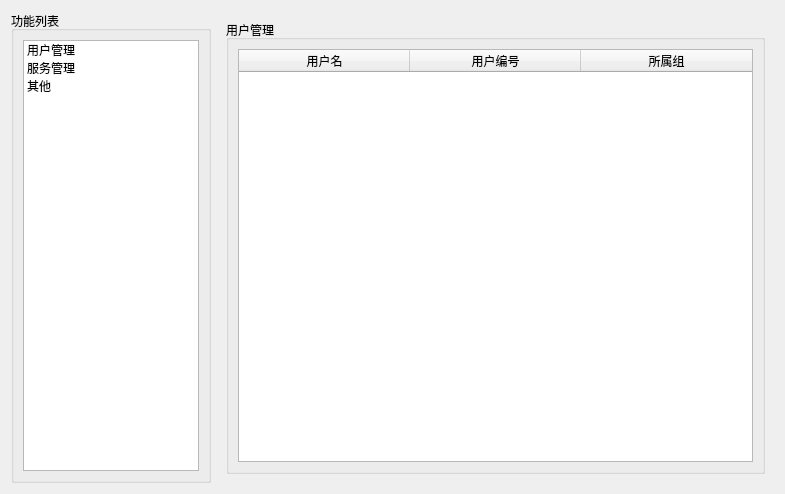
<?xml version="1.0" encoding="UTF-8"?>
<ui version="4.0">
 <class>TabSysPage</class>
 <widget class="QWidget" name="TabSysPage">
  <property name="geometry">
   <rect>
    <x>0</x>
    <y>0</y>
    <width>785</width>
    <height>494</height>
   </rect>
  </property>
  <property name="windowTitle">
   <string>Form</string>
  </property>
  <layout class="QGridLayout" name="gridLayout_4">
   <item row="0" column="0">
    <widget class="QGroupBox" name="groupBox_2">
     <property name="minimumSize">
      <size>
       <width>200</width>
       <height>0</height>
      </size>
     </property>
     <property name="maximumSize">
      <size>
       <width>200</width>
       <height>16777215</height>
      </size>
     </property>
     <property name="title">
      <string>功能列表</string>
     </property>
     <layout class="QGridLayout" name="gridLayout">
      <item row="0" column="0">
       <widget class="QListWidget" name="listWidget">
        <property name="minimumSize">
         <size>
          <width>0</width>
          <height>0</height>
         </size>
        </property>
        <property name="maximumSize">
         <size>
          <width>16777215</width>
          <height>16777215</height>
         </size>
        </property>
        <item>
         <property name="text">
          <string>用户管理</string>
         </property>
        </item>
        <item>
         <property name="text">
          <string>服务管理</string>
         </property>
        </item>
        <item>
         <property name="text">
          <string>其他</string>
         </property>
        </item>
       </widget>
      </item>
     </layout>
    </widget>
   </item>
   <item row="0" column="1">
    <widget class="QStackedWidget" name="stackedWidget">
     <property name="currentIndex">
      <number>0</number>
     </property>
     <widget class="QWidget" name="idfyPage">
      <layout class="QGridLayout" name="gridLayout_2">
       <item row="0" column="0">
        <widget class="QGroupBox" name="groupBox">
         <property name="enabled">
          <bool>true</bool>
         </property>
         <property name="title">
          <string>用户管理</string>
         </property>
         <layout class="QHBoxLayout" name="horizontalLayout">
          <item>
           <widget class="QTableWidget" name="tableWidget">
            <attribute name="horizontalHeaderCascadingSectionResizes">
             <bool>false</bool>
            </attribute>
            <attribute name="horizontalHeaderDefaultSectionSize">
             <number>171</number>
            </attribute>
            <column>
             <property name="text">
              <string>用户名</string>
             </property>
            </column>
            <column>
             <property name="text">
              <string>用户编号</string>
             </property>
            </column>
            <column>
             <property name="text">
              <string>所属组</string>
             </property>
            </column>
           </widget>
          </item>
         </layout>
        </widget>
       </item>
      </layout>
     </widget>
     <widget class="QWidget" name="svrPage">
      <layout class="QGridLayout" name="gridLayout_3">
       <item row="0" column="0">
        <widget class="QGroupBox" name="groupBox_3">
         <property name="enabled">
          <bool>true</bool>
         </property>
         <property name="title">
          <string>服务管理</string>
         </property>
         <layout class="QHBoxLayout" name="horizontalLayout_2">
          <item>
           <widget class="QTableWidget" name="svrTableWidget">
            <attribute name="horizontalHeaderCascadingSectionResizes">
             <bool>false</bool>
            </attribute>
            <attribute name="horizontalHeaderDefaultSectionSize">
             <number>171</number>
            </attribute>
            <column>
             <property name="text">
              <string>服务名称</string>
             </property>
            </column>
            <column>
             <property name="text">
              <string>开机启动</string>
             </property>
            </column>
            <column>
             <property name="text">
              <string>运行状态</string>
             </property>
            </column>
           </widget>
          </item>
         </layout>
        </widget>
       </item>
      </layout>
     </widget>
     <widget class="QWidget" name="otherPage"/>
    </widget>
   </item>
  </layout>
 </widget>
 <resources/>
 <connections/>
</ui>
